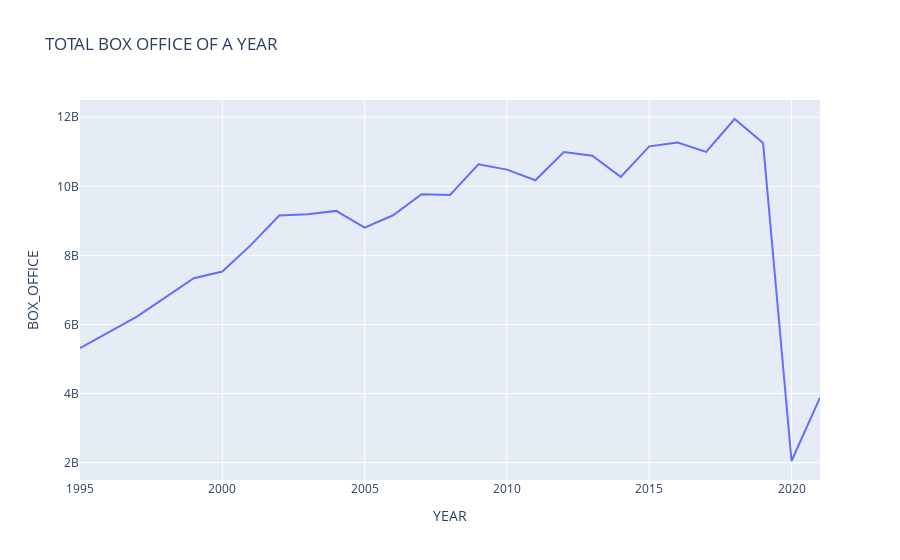

The notebook cell saved with this chart:
### Markdown cell above
BOX OFFICE v/s YEAR

### Code cell
second_data = pd.DataFrame(dict(YEAR = modified_year , BOX_OFFICE = modified_total_box_office))
second_graph = px.line(second_data,x="YEAR",y="BOX_OFFICE",title="TOTAL BOX OFFICE OF A YEAR")
second_graph.show()

### Figure 1 — Plotly figure (JSON) as saved in the notebook; plotly's stock layout.template omitted (floating-point values rounded to 4 significant figures)
{"data": [{"hovertemplate": "YEAR=%{x}<br>BOX_OFFICE=%{y}<extra></extra>", "legendgroup": "", "line": {"color": "#636efa", "dash": "solid"}, "marker": {"symbol": "circle"}, "mode": "lines", "name": "", "orientation": "v", "showlegend": false, "type": "scatter", "x": [2021, 2020, 2019, 2018, 2017, 2016, 2015, 2014, 2013, 2012, 2011, 2010, 2009, 2008, 2007, 2006, 2005, 2004, 2003, 2002, 2001, 2000, 1999, 1998, 1997, 1996, 1995], "xaxis": "x", "y": [3881777912, 2048534616, 11253443955, 11948096650, 10993991460, 11267115924, 11155900636, 10272985008, 10887446341, 10992141616, 10173519704, 10482254025, 10639257284, 9750744148, 9769854914, 9161738221, 8800805718, 9287996519, 9193277289, 9155147215, 8296849636, 7532311479, 7338894852, 6771575283, 6230235770, 5769078886, 5314421390], "yaxis": "y"}], "layout": {"autosize": true, "legend": {"tracegroupgap": 0}, "title": {"text": "TOTAL BOX OFFICE OF A YEAR"}, "xaxis": {"anchor": "y", "autorange": true, "domain": [0, 1], "range": [1995, 2021], "title": {"text": "YEAR"}, "type": "linear"}, "yaxis": {"anchor": "x", "autorange": true, "domain": [0, 1], "range": [1499000000.0, 12500000000.0], "title": {"text": "BOX_OFFICE"}, "type": "linear"}}}
